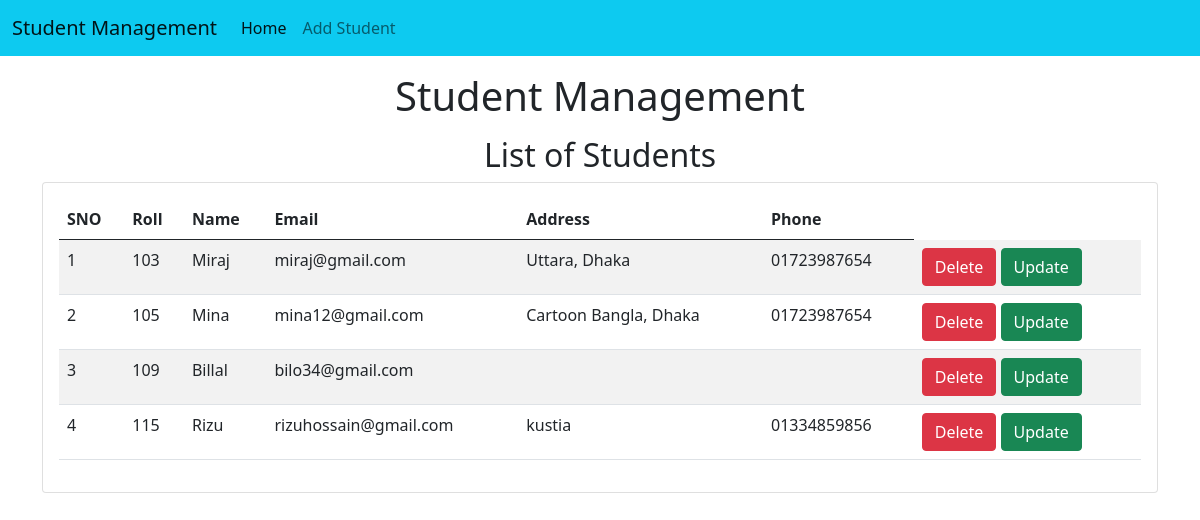
The app's page /student/home/ with its own data.
### student/models.py (models this page shows)
class student(models.Model):
    roll =models.CharField(max_length=100)
    name=models.CharField(max_length=50)
    email=models.CharField(max_length=150)
    address =models.CharField(max_length=200)
    phone=models.CharField(max_length=10)

### student/views.py (the view)
# urls.py: 2. Add a URL to urlpatterns:  path('', views.home, name='home')
def home(request):
    std=student.objects.all()
    return render(request,"home.html",{'std':std})

### templates/home.html (shortened to what this page needs)
<!doctype html>
<html lang="en">
  <head>
    <link href="https://cdn.jsdelivr.net/npm/bootstrap@5.0.2/dist/css/bootstrap.min.css" rel="stylesheet">
  </head>
  <body>
    {% include "navbar.html" %}
    <h1 class="text-center my-3">Student Management</h1>
    <h2 class="text-center my-2">List of Students</h2>
    <div class="container">
      <div class="row">
        <div class = "col-md-12">
          <div class="card">
            <div class="card-body">
              <table class="table table-striped">
                <thead>
                  <tr>
                    <th>SNO</th>
                    <th>Roll</th>
                    <th>Name</th>
                    <th>Email</th>
                    <th>Address</th>
                    <th>Phone</th>
                  </tr>
                </thead>
                <tbody>
                  {% for s in std %}
                  <tr>
                    <td>{{forloop.counter}}</td>
                    <td>{{s.roll}}</td>
                    <td>{{s.name}}</td>
                    <td>{{s.email}}</td>
                    <td>{{s.address}}</td>
                    <td>{{s.phone}}</td>
                    <td>
                      <a href="/student/delete-student/{{s.id}}" class="btn btn-danger md-sm">Delete</a>
                      <a href="/student/update-student/{{s.id}}" class="btn btn-success md-sm">Update</a>
                    </td>
                  </tr>
                  {% endfor %}
                </tbody>
              </table>
            </div>
          </div>
        </div>
      </div>
  </body>
</html>

### templates/navbar.html (shortened to what this page needs)
<nav class="navbar navbar-expand-lg navbar-light bg-info">
    <div class="container-fluid">
      <a class="navbar-brand" href="/student/home">Student Management</a>
      <div class="collapse navbar-collapse" id="navbarSupportedContent">
        <ul class="navbar-nav me-auto mb-2 mb-lg-0">
          <li class="nav-item">
            <a class="nav-link active" aria-current="page" href="#">Home</a>
          </li>
          <li class="nav-item">
            <a class="nav-link" href="/student/add_student/">Add Student</a>
          </li>
      </div>
    </div>
  </nav>

### records on screen
student: roll "103", name "Miraj", email "miraj@gmail.com", address "Uttara, Dhaka", phone "01723987654"
student: roll "105", name "Mina", email "mina12@gmail.com", address "Cartoon Bangla, Dhaka", phone "01723987654"
student: roll "109", name "Billal", email "bilo34@gmail.com"
student: roll "115", name "Rizu", email "rizuhossain@gmail.com", address "kustia", phone "01334859856"
